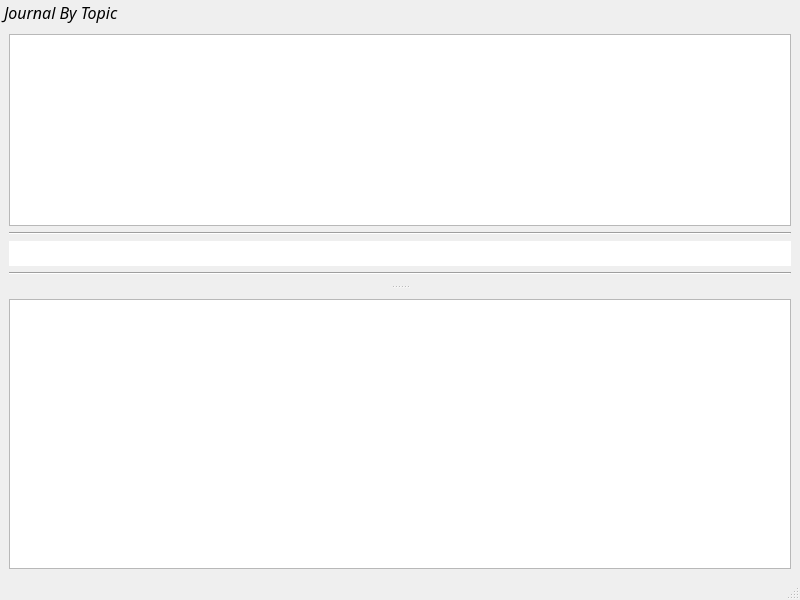
<?xml version="1.0" encoding="UTF-8"?>
<ui version="4.0">
 <class>JBTMainWindow</class>
 <widget class="QMainWindow" name="JBTMainWindow">
  <property name="geometry">
   <rect>
    <x>0</x>
    <y>0</y>
    <width>800</width>
    <height>600</height>
   </rect>
  </property>
  <property name="windowTitle">
   <string>JBTMainWindow</string>
  </property>
  <widget class="QWidget" name="centralwidget">
   <layout class="QVBoxLayout" name="verticalLayout">
    <item>
     <widget class="QGraphicsView" name="mainGraphicsView">
      <property name="styleSheet">
       <string notr="true"/>
      </property>
      <property name="frameShadow">
       <enum>QFrame::Raised</enum>
      </property>
      <property name="renderHints">
       <set>QPainter::Antialiasing|QPainter::TextAntialiasing</set>
      </property>
     </widget>
    </item>
   </layout>
  </widget>
  <widget class="QMenuBar" name="menubar">
   <property name="geometry">
    <rect>
     <x>0</x>
     <y>0</y>
     <width>800</width>
     <height>25</height>
    </rect>
   </property>
  </widget>
  <widget class="QStatusBar" name="statusbar"/>
  <widget class="QDockWidget" name="dockWidget">
   <property name="font">
    <font>
     <family>Corbel Light</family>
     <pointsize>12</pointsize>
     <italic>true</italic>
    </font>
   </property>
   <property name="styleSheet">
    <string notr="true"/>
   </property>
   <property name="features">
    <set>QDockWidget::NoDockWidgetFeatures</set>
   </property>
   <property name="windowTitle">
    <string>Journal By Topic</string>
   </property>
   <attribute name="dockWidgetArea">
    <number>4</number>
   </attribute>
   <widget class="QWidget" name="dockWidgetContents">
    <layout class="QVBoxLayout" name="verticalLayout_2">
     <item>
      <widget class="QGraphicsView" name="menuGraphicsView">
       <property name="frameShape">
        <enum>QFrame::StyledPanel</enum>
       </property>
       <property name="frameShadow">
        <enum>QFrame::Raised</enum>
       </property>
      </widget>
     </item>
     <item>
      <widget class="Line" name="line">
       <property name="frameShadow">
        <enum>QFrame::Sunken</enum>
       </property>
       <property name="orientation">
        <enum>Qt::Horizontal</enum>
       </property>
      </widget>
     </item>
     <item>
      <widget class="QLineEdit" name="lineEdit">
       <property name="font">
        <font>
         <family>Corbel</family>
         <pointsize>12</pointsize>
         <italic>true</italic>
         <bold>true</bold>
         <underline>false</underline>
        </font>
       </property>
       <property name="styleSheet">
        <string notr="true">background-color: #FFFFFF;
color: rgb(104, 104, 104);</string>
       </property>
       <property name="frame">
        <bool>false</bool>
       </property>
      </widget>
     </item>
     <item>
      <widget class="Line" name="line_2">
       <property name="frameShadow">
        <enum>QFrame::Sunken</enum>
       </property>
       <property name="orientation">
        <enum>Qt::Horizontal</enum>
       </property>
      </widget>
     </item>
    </layout>
   </widget>
  </widget>
 </widget>
 <resources/>
 <connections/>
</ui>
